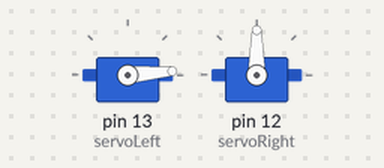
A sketch run on a simulated Arduino Uno, built with avr-gcc and run on an emulated ATmega328P. Parts: 2 × servo.

Above: at 0.05 s.
At 4.0 s:
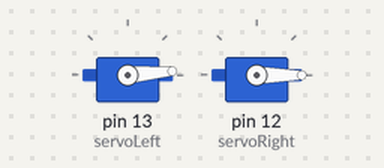
Timing chart, 0 to 5.2 s (numbered marks = the images above):
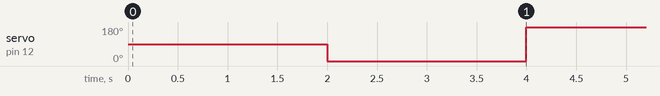

The sketch:

robotdanceparty.ino
```cpp
#include <Servo.h>          // include servo library

Servo servoLeft;            // declare left servo
Servo servoRight;           // declare right servo

void setup() {
servoLeft.attach(13);
servoRight.attach(12);
}

void loop() {

servoLeft.write(5);
delay(2000);
servoRight.write(-5);
delay(2000);
servoLeft.write(180);
servoRight.write(180);

}

void spin() {
servoLeft.write(5);
servoRight.write(-5);
}
void forward() {
servoLeft.write(5);
servoRight.write(0);
}
void reverse() {
  servoLeft.write(0);
  servoRight.write(5);
}

void turnRight() {
  servoLeft.write(180);
  servoRight.write(180);
}
void turnLeft() {
  servoLeft.write(0);
  servoRight.write(0);
}

void stopRobot() {
  servoLeft.write(90);
  servoRight.write(90);
}
```

Measured:
- by itself, servo on pin 12 (servoRight): alternates 180° for 2.0 s and 0° for 2.0 s
